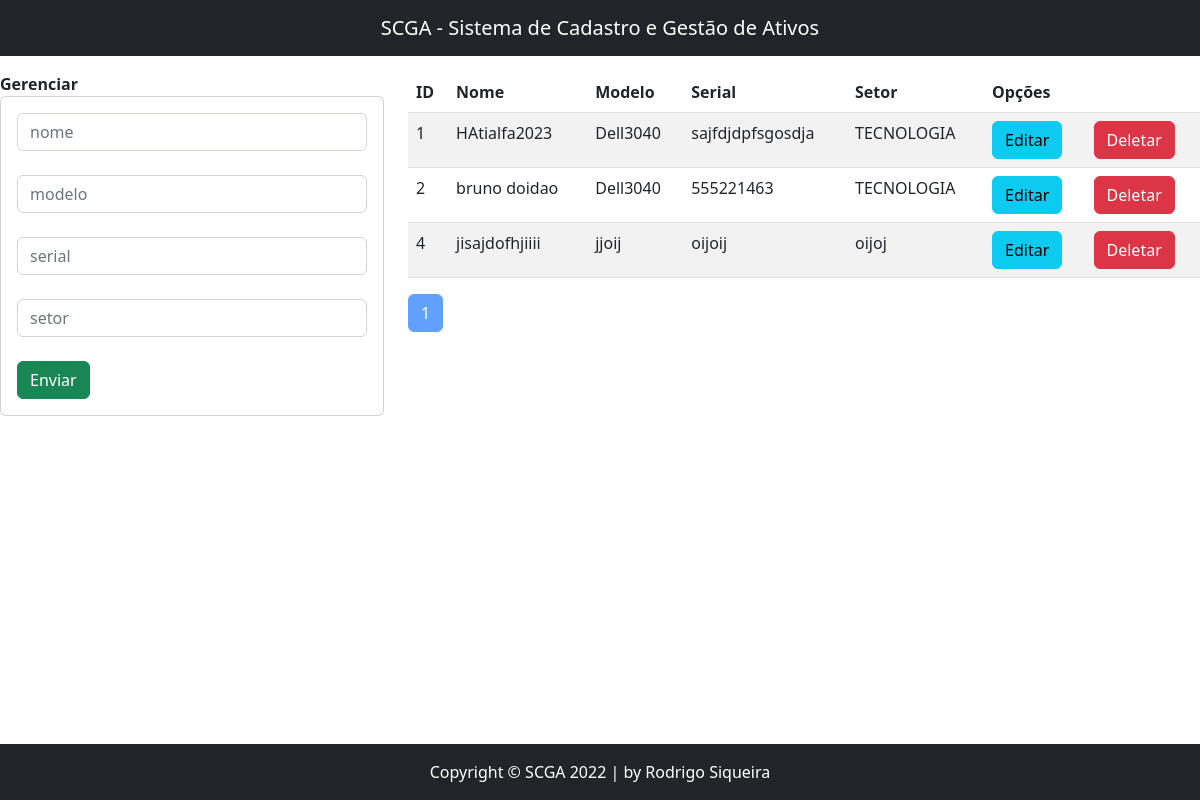
/Estacao/, run on an earlier commit of the app's database.
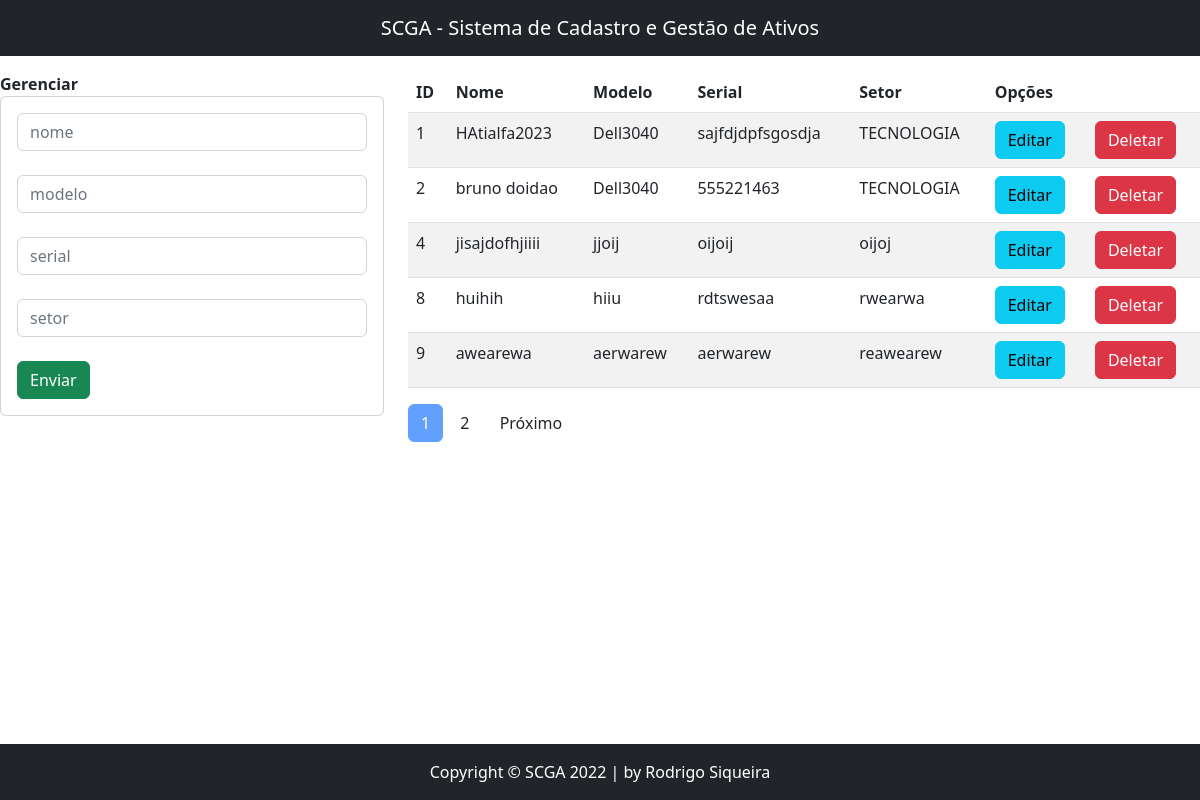
And on a later commit of the database.
### App/scga/models.py (models this page shows)
class EstacaoTrabalho(models.Model):
    identificador=models.AutoField(primary_key=True)
    nome=models.CharField(max_length=20)
    modelo=models.CharField(max_length=12)
    serial=models.CharField(max_length=20)
    setor=models.CharField(max_length=10)

### App/scga/views.py (the view)
# urls.py: path('Estacao/',views.home),
def home(request):
    ativos = EstacaoTrabalho.objects.all()
    paginator = Paginator(ativos, 5) #mostra 5 objetos na página
    page = request.GET.get('page')
    ativos = paginator.get_page(page)
    return render(request, "GestaoEstacoes.html", {"ativos": ativos})

### App/scga/templates/GestaoEstacoes.html (shortened to what this page needs)
{% extends './base.html' %}
{% block body %}
<br>
<br>
<br>
    <div class="row">
        <div class="col-sm-12 col-md-6 col-lg-4 col-xl-4">
               <b>Gerenciar</b>
            <div class="card">
                <div class="card-body">
                    <form action="/registrarEstacao/" method="POST">{% csrf_token %}
                        <div class="form-group">
                            <input type="text" id="txtNome" class="form-control" name="txtNome" placeholder="nome">
                        </div>
                        <br>
                        <div class="form-group">
                         <input type="text" id="txtmodelo" class="form-control" name="txtmodelo" placeholder="modelo">
                        </div>
                        <br>
                        <div class="form-group">
                            <input type="text" id="txtserial" class="form-control" name="txtserial" placeholder="serial">
                        </div>
                        <br>
                        <div class="form-group">
                            <input type="text" id="txtsetor" class="form-control" name="txtsetor" placeholder="setor">
                        </div>
                        <br>
                        <div class="form-group">
                            <button type="submit" class="btn btn-success btn-block text-white">Enviar</button>
                        </div>
                    </form>
                </div>
            </div>
        </div>
        <div class="col-sm-12 col-md-6 col-lg-8 col-xl-8">
            <div class="table-responsive">
                <table class=" table table-striped">
                    <thead>
                        <tr>
                            <th>ID</th>
                            <th>Nome</th>
                            <th>Modelo</th>
                            <th>Serial</th>
                            <th>Setor</th>
                            <th colspan="2">Opções</th>
                        </tr>
                    </thead>
                    <tbody>
                        {%for a in ativos%}
                        <tr>
                            <td>{{a.identificador}}</td>
                            <td>{{a.nome}}</td>
                            <td>{{a.modelo}}</td>
                            <td>{{a.serial}}</td>
                            <td>{{a.setor}}</td>
                            <td><a href="edicaoEstacao/{{a.identificador}}" class="btn btn-info">Editar</a></td>
                            <td><a href="deletarEstacao/{{a.identificador}}" class="btn btn-danger btnEliminacion">Deletar</a></td>
                        </tr>
                        {% endfor %}
                    </tbody>
                </table>
                {% for page in ativos.paginator.page_range %}
                {% if page == ativos.number %}
                    <a class="btn btn-primary disabled">{{ page }}</a>
                {% else %}
                    <a class="btn btn-default" href="?page={{ page }}">{{ page }}</a>
                {% endif %}
                {% endfor %}
                {% if ativos.has_next %}
                    <a class="btn btn-default" href="?page={{ ativos.next_page_number }}">Próximo</a>
                {% endif %}
        </div>
    </div>
</div>
{% endblock %}

### App/scga/templates/base.html (shortened to what this page needs)
<!DOCTYPE html>
<html>
    <head>
        <link rel="stylesheet" href="">
        <link href="https://cdn.jsdelivr.net/npm/bootstrap@5.2.3/dist/css/bootstrap.min.css" rel="stylesheet">
        <link rel="stylesheet" href="https://cdn.jsdelivr.net/npm/bootstrap-icons@1.10.2/font/bootstrap-icons.css">
    </head>
    <body>
      <nav class="navbar navbar-dark bg-dark fixed-top">
        <div class="container-fluid">
          <a class="container mx-auto text-center navbar-brand" href="/Start">SCGA - Sistema de Cadastro e Gestão de Ativos</a>
        </div>
      </nav>
       {% block body %}
       {% endblock %}
        <footer class="bg-dark py-3 text-white fixed-bottom">
          <div class="container">
            <p class="m-0 text-center">Copyright &copy; SCGA 2022 | by Rodrigo Siqueira</p>
          </div>
        </footer>
    </body>
</html>

What changed in the data, as far as the page shows it:
added EstacaoTrabalho: identificador "8", nome "huihih", modelo "hiiu", serial "rdtswesaa", setor "rwearwa"
added EstacaoTrabalho: identificador "9", nome "awearewa", modelo "aerwarew", serial "aerwarew", setor "reawearew"
Also different on the page:
new list line: "2"
text now shown: "Próximo"
